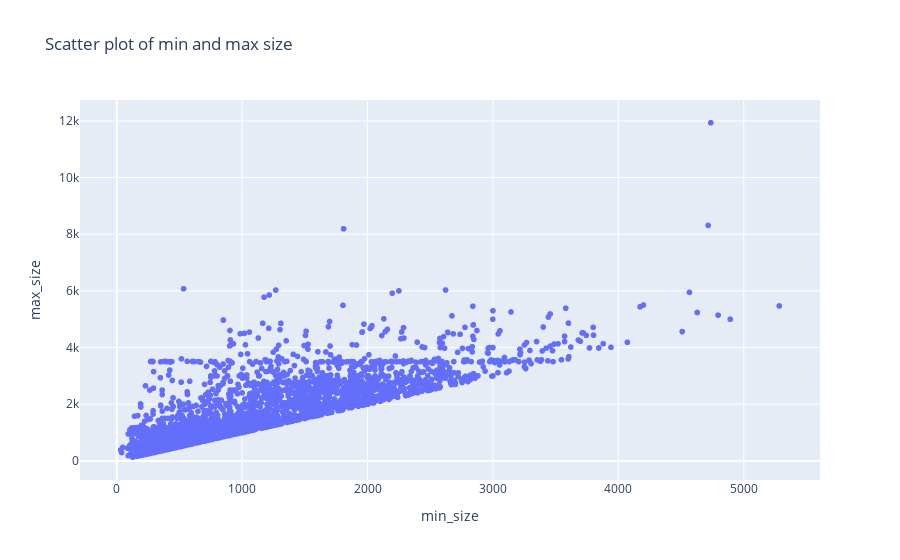

Source (notebook cell):
### Code cell
px.scatter(df_stats, x='min_size', y='max_size', title='Scatter plot of min and max size')

### Figure 1 — Plotly figure (JSON) as saved in the notebook; plotly's stock layout.template omitted (floating-point values rounded to 4 significant figures; data arrays with more than 128 entries replaced by an {"elided": "..."} marker saying what was removed)
{"data": [{"hovertemplate": "min_size=%{x}<br>max_size=%{y}<extra></extra>", "legendgroup": "", "marker": {"color": "#636efa", "symbol": "circle"}, "mode": "markers", "name": "", "showlegend": false, "type": "scattergl", "x": {"elided": "4598 int values"}, "xaxis": "x", "y": {"elided": "4598 int values"}, "yaxis": "y"}], "layout": {"legend": {"tracegroupgap": 0}, "title": {"text": "Scatter plot of min and max size"}, "xaxis": {"anchor": "y", "domain": [0, 1], "title": {"text": "min_size"}}, "yaxis": {"anchor": "x", "domain": [0, 1], "title": {"text": "max_size"}}}}
